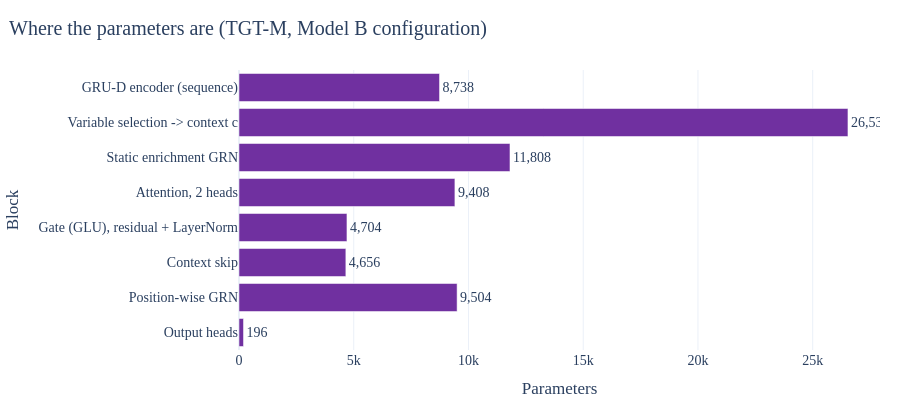

The code cell stored with this chart in its notebook:
### Markdown cell above
**Check the diagram against the code.** We build the real model, run one batch through it and record the output shape of every block with forward hooks. The order below is exactly the arrows of the TGT-M diagram. (Section 5 shows the model source code.)

### Code cell
import data as D, lib as Lb, nets as N
b = D.build(); meta = b["meta"]
tr = (meta.split_chrono == "train").to_numpy(); va = (meta.split_chrono == "val").to_numpy(); te = (meta.split_chrono == "test").to_numpy()
Bq, Aq = Lb.Bundle(b, True, tr), Lb.Bundle(b, False, tr)
cfg = Lb.GRIDS["TGT-M"][2]
net = N.NETS["TGT-M"](n_static=Bq.X.shape[1], rain_idx=np.flatnonzero(Bq.is_rain), **cfg["arch"]).eval()
stages = [("1  GRU-D encoder (sequence)", net.enc, "one hidden state per step"), ("2  Variable selection -> context c", net.vsn, "softmax weights over the static inputs"),
          ("3  Static enrichment GRN", net.enrich, "context c added to every step"), ("4  Attention, 2 heads", net.attn, "query = current round"),
          ("5  Gate (GLU), residual + LayerNorm", net.gate, "gated skip"), ("6  Context skip", net.mix, "ELU(W[z, c]) + norm"),
          ("7  Position-wise GRN", net.pos, "final gated block"), ("8  Output heads", net.out, "point, q10, q50, q90")]
shape = {}
def hook(name):
    def f(mod, inp, out):
        shape[name] = tuple((out[0] if isinstance(out, tuple) else out).shape)
    return f
for name, mod, _ in stages:
    mod.register_forward_hook(hook(name))
seq, st = torch.from_numpy(Bq.seq[:8]), torch.from_numpy(Bq.X[:8])
with torch.no_grad():
    point, q = net(seq, st, return_all=True)
tab = pd.DataFrame([[n, str(shape[n]), note, sum(p.numel() for p in mod.parameters())] for n, mod, note in stages], columns=["Block (diagram order)", "Output shape (batch of 8)", "Note", "Parameters"])
print("input sequence:", tuple(seq.shape), "(8 rows x 13 steps x 10 channels) | static vector:", tuple(st.shape), "| config:", cfg["arch"])
display(tab)
total = sum(p.numel() for p in net.parameters())
print(f"total parameters: {total:,}   (the study's chosen Model B configuration has 75,646)")
fig = go.Figure(go.Bar(x=tab["Parameters"], y=[s[3:] for s in tab["Block (diagram order)"]], orientation="h", marker_color=PAL["T"], text=[f"{v:,}" for v in tab["Parameters"]], textposition="outside"))
show(fig, "Where the parameters are (TGT-M, Model B configuration)", "Parameters", "Block", h=420, yaxis_autorange="reversed")
check("TGT-M outputs a point value and 3 quantiles per row", tuple(point.shape) == (8,) and tuple(q.shape) == (8, 3))
check("attention: current round attends over the 13 steps", tuple(net.last_attn.shape) == (8, 1, 13))
check("model inputs: 88 numbers with rainfall (B), 55 without (A)", Bq.X.shape[1] == 88 and Aq.X.shape[1] == 55)

### Figure 1 — Plotly figure (JSON) as saved in the notebook; plotly's stock layout.template omitted (floating-point values rounded to 4 significant figures)
{"data": [{"marker": {"color": "#7030A0"}, "orientation": "h", "text": ["8,738", "26,536", "11,808", "9,408", "4,704", "4,656", "9,504", "196"], "textposition": "outside", "type": "bar", "x": [8738, 26536, 11808, 9408, 4704, 4656, 9504, 196], "y": ["GRU-D encoder (sequence)", "Variable selection -> context c", "Static enrichment GRN", "Attention, 2 heads", "Gate (GLU), residual + LayerNorm", "Context skip", "Position-wise GRN", "Output heads"]}], "layout": {"font": {"family": "Times New Roman", "size": 14}, "height": 420, "legend": {"orientation": "h", "y": -0.3}, "margin": {"b": 70, "l": 70, "r": 20, "t": 70}, "title": {"text": "Where the parameters are (TGT-M, Model B configuration)", "x": 0.01}, "xaxis": {"title": {"text": "Parameters"}}, "yaxis": {"autorange": "reversed", "title": {"text": "Block"}}}}
